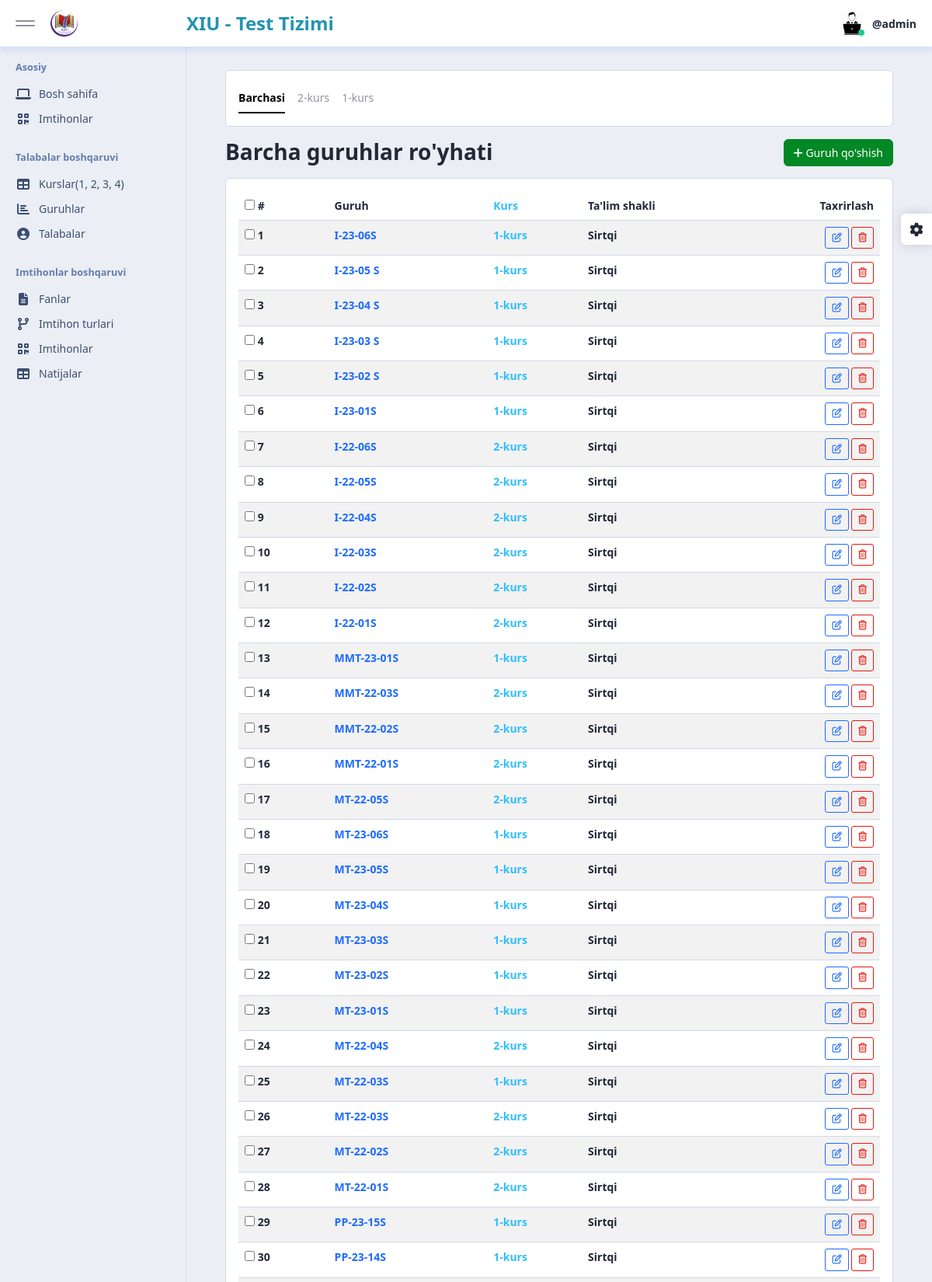
Page /dashboard/student/groups/ (signed in, upper part) on the committed database.
### student_app/models.py (models this page shows, shortened)
class Grade(models.Model):
    grade = models.CharField(max_length=255)
    def __str__(self):
        return f"{self.grade}"
    class Meta:
        ordering = ['-id']

class Group(models.Model):
    grade = models.ForeignKey(Grade, on_delete=models.CASCADE, related_name='groups')
    type_group = models.ForeignKey(TypeGroup, on_delete=models.CASCADE, related_name='groups')
    group_name = models.CharField(max_length=455)
    class Meta:
        ordering = ['-id']

class TypeGroup(models.Model):
    type = models.CharField(max_length=255)
    def __str__(self):
        return f"{self.type}"

### dashboard_app/views/student.py (the view)
# urls.py: path('student/groups/', group_list, name='group_list'),
@login_required(login_url='login_page')
@user_passes_test(lambda u: u.is_staff)
def group_list(request):
    groups = Group.objects.all()
    grades = Grade.objects.all().order_by('id')
    ctx = {
        'groups': groups,
        'grades': grades,
        'grade_all': True,
    }
    return render(request, 'dashboard/student/group_list.html', ctx)

### templates/dashboard/student/group_list.html (shortened to what this page needs)
{% extends "dashboard/base.html" %}
{% block content %}
<div id="content" class="app-content">
    <div class="row mb-3">
        <div class="col-12">
            <div class="card">
                <div class="card-body">
                    <nav id="group_type" class="nav nav-underline flex-nowrap overflow-x-scroll">
                        {% if grade_all %}
                            <a class="nav-link active" href="{% url 'group_list' %}">Barchasi</a>
                        {% else %}
                            <a class="nav-link" href="{% url 'group_list' %}">Barchasi</a>
                        {% endif %}
                      {% for grade in grades %}
                            {% if grade.id == pk %}
                                <a class="nav-link active" href="{% url 'group_list_by_grade_id' pk=grade.id %}">{{ grade.grade }}</a>
                            {% else %}
                                <a class="nav-link" href="{% url 'group_list_by_grade_id' pk=grade.id %}">{{ grade.grade }}</a>
                            {% endif %}
                        {% endfor %}
                    </nav>
                </div>
            </div>
        </div>
    </div>
    <div class="row">
        <div class="col-xl-6">
            <h1 class="page-header mb-3">
                    Barcha guruhlar ro'yhati
            </h1>
        </div>
        <div class="col-xl-6 text-end">
            <a class="btn btn-success mb-2" href="{% url 'group_create' %}">
                <i class="fas fa-plus"></i> Guruh qo'shish
            </a>
        </div>
    </div>
    <div class="row">
        <div class="col-12">
            <div class="card">
                <div class="card-body table-responsive">
                    <form method="post" action="{% url 'group_checked_delete' %}">
                        <table class="table table-striped">
                            {% if groups %}
                                <thead>
                                <tr>
                                    <th scope="col"><input type="checkbox" id="select-all"> #</th>
                                    <th scope="col">Guruh</th>
                                    <th scope="col" class="text-info">Kurs</th>
                                    <th scope="col">Ta'lim shakli</th>
                                    <th scope="col" class="text-end">Taxrirlash</th>
                                </tr>
                            </thead>
                                <tbody>
                                {% for group in groups %}
                                    <tr>
                                        <th scope="row">
                                            <input type="checkbox" name="group_ids" value="{{ group.id }}"> {{ forloop.counter }}
                                        </th>
                                        <td class="fw-bold">
                                            <a class="text-decoration-none" href="{% url 'group_edit' pk=group.id %}">
                                                {{ group.group_name }}
                                            </a>
                                        </td>
                                        <td class="fw-bold text-info">
                                            {{ group.grade }}
                                        </td>
                                        <td class="fw-bold">
                                            {{ group.type_group }}
                                        </td>
                                        <td align="right">
                                            <a href="{% url 'group_edit' pk=group.id %}" class="btn btn-sm btn-outline-primary">
                                                <i class="far fa-edit"></i>
                                            </a>
                                            <button type="button" data-bs-toggle="modal" data-bs-target="#modalDelete"
                                                    data-grade-id="{{ group.id }}" data-group-name="{{ group.group_name }}"
                                                    class="btn btn-sm btn-outline-danger">
                                                <i class="far fa-trash-alt"></i>
                                            </button>
                                        </td>
                                    </tr>
                                {% endfor %}
                            </tbody>
                            {% else %}
                                <h5 class="text-danger">Hozircha guruhlar yo'q!</h5>
                            {% endif %}
                    </table>
                    </form>
                </div>
            </div>
        </div>
    </div>
</div>
{% endblock content %}

### templates/dashboard/base.html (shortened to what this page needs)
{% load static %}
<!DOCTYPE html>
<html lang="en">
<head>
    <link href="{% static 'dashboard/css/vendor.min.css' %}" rel="stylesheet">
    <link href="{% static 'dashboard/css/app.min.css' %}" rel="stylesheet">
</head>
<body>
<div id="app" class="app">
    <div id="header" class="app-header">
        <div class="brand">
            <div class="desktop-toggler">
                <button type="button" class="menu-toggler" data-toggle="sidebar-minify">
                    <span class="bar"></span>
                    <span class="bar"></span>
                </button>
            </div>
            <a href="{% url 'dashboard_home' %}">
                <img src="{% static 'dashboard/images/logo-xiu.png' %}" class="invert-dark" alt="" width="20%">
            </a>
        </div>
        <div class="menu d-flex justify-content-between align-items-center">
            <div class="menu-item">
                <span style="color: #2193b0; font-size: 24px; font-weight: bold;">XIU - Test Tizimi</span>
            </div>
            <div class="menu-item dropdown">
                <a href="#" data-bs-toggle="dropdown" data-display="static" class="menu-link">
                    <div class="menu-img online">
                        {% if user.is_superuser %}
                            <img src="{% static 'dashboard/images/superadmin-icon.jpg' %}" alt="" class="ms-100 mh-100 rounded-circle">
                        {% elif user.is_staff %}
                            <img src="{% static 'dashboard/images/superadmin-icon.jpg' %}" alt="" class="ms-100 mh-100 rounded-circle">
                        {% elif user.is_authenticated %}
                            <img src="{% static 'dashboard/images/student-icon.png' %}" alt="" class="ms-100 mh-100 rounded-circle">
                        {% endif %}
                    </div>
                    <div class="menu-text"><span class="fw-bold">@{{ request.user.username }}</span>
                    </div>
                </a>
            </div>
        </div>
    </div>
    <div id="sidebar" class="app-sidebar">
        <div class="app-sidebar-content" data-scrollbar="true" data-height="100%">
            <div class="menu">
                <div class="menu-header">Asosiy</div>
                <div class="menu-item">
                    <a href="{% url 'dashboard_home' %}" class="menu-link">
                        <span class="menu-icon"><i class="fa fa-laptop"></i></span>
                        <span class="menu-text">Bosh sahifa</span>
                    </a>
                </div>
                <div class="menu-item">
                    <a href="{% url 'quiz_list' %}" class="menu-link">
                        <span class="menu-icon"><i class="fa fa-qrcode"></i></span>
                        <span class="menu-text">Imtihonlar</span>
                    </a>
                </div>
                <div class="menu-divider"></div>
                <div class="menu-header">Talabalar boshqaruvi</div>
                <div class="menu-item">
                    <a href="{% url 'grade_list' %}" class="menu-link">
                        <span class="menu-icon"><i class="fa fa-table"></i></span>
                        <span class="menu-text">Kurslar(1, 2, 3, 4)</span>
                    </a>
                </div>
                <div class="menu-item">
                    <a href="{% url 'group_list' %}" class="menu-link">
                        <span class="menu-icon"><i class="fa fa-chart-bar"></i></span>
                        <span class="menu-text">Guruhlar</span>
                    </a>
                </div>
                <div class="menu-item">
                    <a href="{% url 'student_list' %}" class="menu-link">
                        <span class="menu-icon"><i class="fa fa-user-circle"></i></span>
                        <span class="menu-text">Talabalar</span>
                    </a>
                </div>
                <div class="menu-divider"></div>
                <div class="menu-header">Imtihonlar boshqaruvi</div>
                <div class="menu-item">
                    <a href="{% url 'subject_list' %}" class="menu-link">
                        <span class="menu-icon"><i class="fa fa-file-alt"></i></span>
                        <span class="menu-text">Fanlar</span>
                    </a>
                </div>
                <div class="menu-item">
                    <a href="{% url 'quiz_type_list' %}" class="menu-link">
                        <span class="menu-icon"><i class="fa fa-code-branch"></i></span>
                        <span class="menu-text">Imtihon turlari</span>
                    </a>
                </div>
                <div class="menu-item">
                    <a href="{% url 'quiz_list' %}" class="menu-link">
                        <span class="menu-icon"><i class="fa fa-qrcode"></i></span>
                        <span class="menu-text">Imtihonlar</span>
                    </a>
                </div>
                <div class="menu-item">
                    <a href="{% url 'result_list' %}" class="menu-link">
                        <span class="menu-icon"><i class="fa fa-table"></i></span>
                        <span class="menu-text">Natijalar</span>
                    </a>
                </div>
            </div>
        </div>
    </div>
    {% block content %}
    {% endblock content %}
    <div class="theme-panel">
        <a href="javascript:;" data-click="theme-panel-expand" class="theme-collapse-btn"><i class="fa fa-cog"></i></a>
    </div>
</div>
</body>
</html>

### rows in the picture
Grade: grade "2-kurs"
Grade: grade "1-kurs"
Group: group_name "I-23-06S", grade "1-kurs", type_group "Sirtqi"
Group: group_name "I-23-05 S", grade "1-kurs", type_group "Sirtqi"
Group: group_name "I-23-04 S", grade "1-kurs", type_group "Sirtqi"
Group: group_name "I-23-03 S", grade "1-kurs", type_group "Sirtqi"
Group: group_name "I-23-02 S", grade "1-kurs", type_group "Sirtqi"
Group: group_name "I-23-01S", grade "1-kurs", type_group "Sirtqi"
Group: group_name "I-22-06S", grade "2-kurs", type_group "Sirtqi"
Group: group_name "I-22-05S", grade "2-kurs", type_group "Sirtqi"
Group: group_name "I-22-04S", grade "2-kurs", type_group "Sirtqi"
Group: group_name "I-22-03S", grade "2-kurs", type_group "Sirtqi"
Group: group_name "I-22-02S", grade "2-kurs", type_group "Sirtqi"
Group: group_name "I-22-01S", grade "2-kurs", type_group "Sirtqi"
Group: group_name "MMT-23-01S", grade "1-kurs", type_group "Sirtqi"
Group: group_name "MMT-22-03S", grade "2-kurs", type_group "Sirtqi"
Group: group_name "MMT-22-02S", grade "2-kurs", type_group "Sirtqi"
Group: group_name "MMT-22-01S", grade "2-kurs", type_group "Sirtqi"
Group: group_name "MT-22-05S", grade "2-kurs", type_group "Sirtqi"
Group: group_name "MT-23-06S", grade "1-kurs", type_group "Sirtqi"
Group: group_name "MT-23-05S", grade "1-kurs", type_group "Sirtqi"
Group: group_name "MT-23-04S", grade "1-kurs", type_group "Sirtqi"
Group: group_name "MT-23-03S", grade "1-kurs", type_group "Sirtqi"
Group: group_name "MT-23-02S", grade "1-kurs", type_group "Sirtqi"
Group: group_name "MT-23-01S", grade "1-kurs", type_group "Sirtqi"
Group: group_name "MT-22-04S", grade "2-kurs", type_group "Sirtqi"
Group: group_name "MT-22-03S", grade "1-kurs", type_group "Sirtqi"
Group: group_name "MT-22-03S", grade "2-kurs", type_group "Sirtqi"
Group: group_name "MT-22-02S", grade "2-kurs", type_group "Sirtqi"
Group: group_name "MT-22-01S", grade "2-kurs", type_group "Sirtqi"
Group: group_name "PP-23-15S", grade "1-kurs", type_group "Sirtqi"
Group: group_name "PP-23-14S", grade "1-kurs", type_group "Sirtqi"

### other values in the picture
{{ request.user.username }} "admin"
